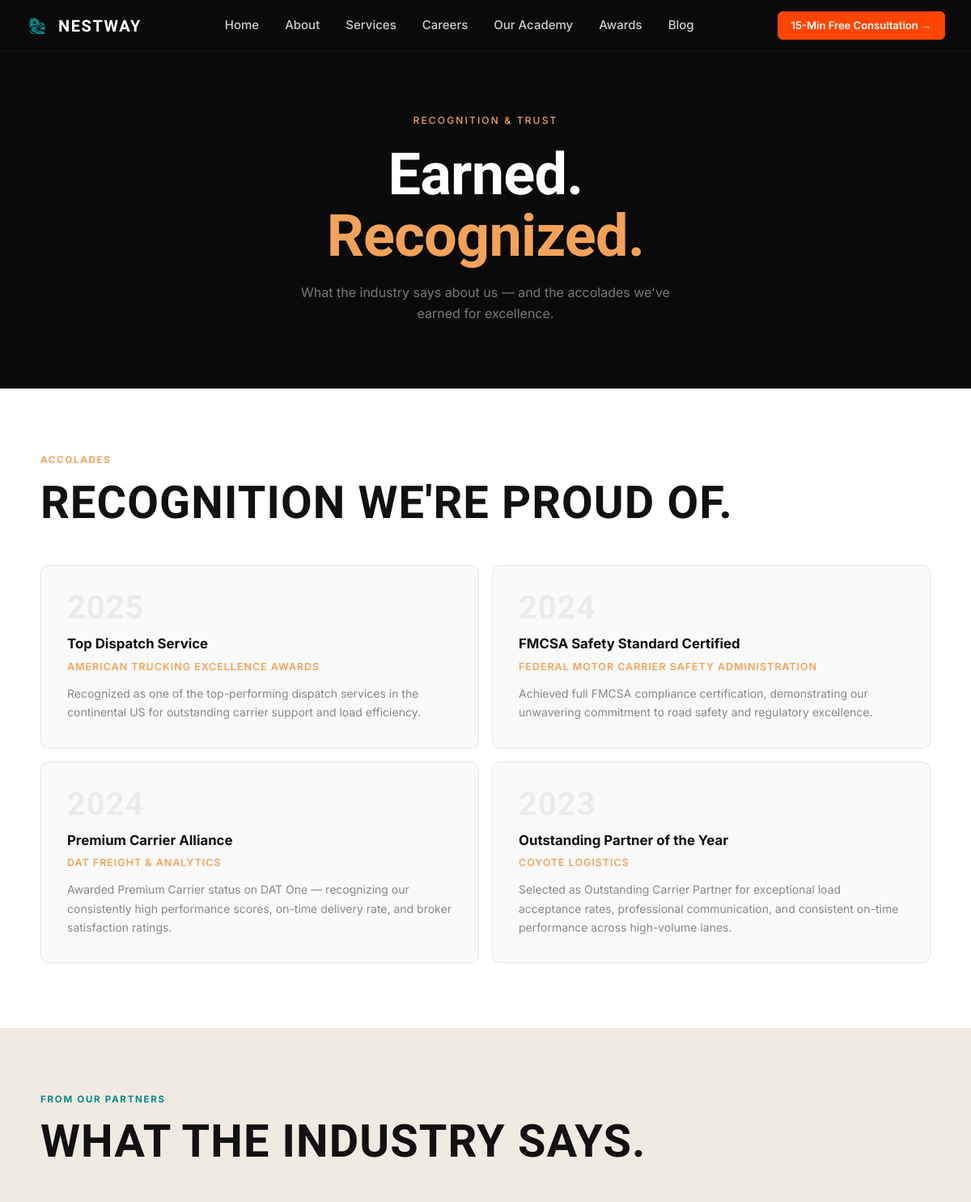
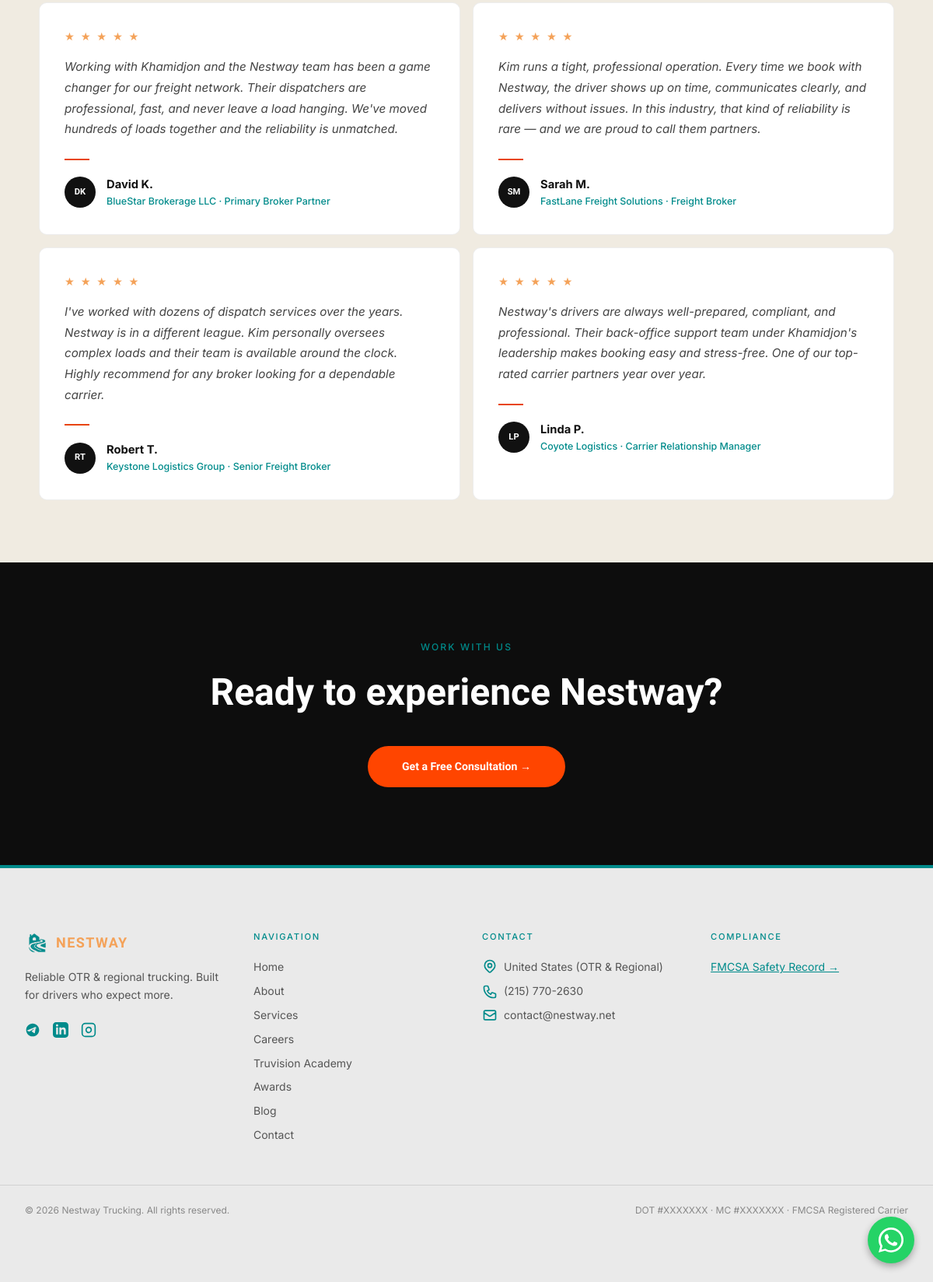
The app's page /awards/ with its own data (2 pictures, top to bottom).
### core/models.py (models this page shows, shortened)
class Award(models.Model):
    title = models.CharField(max_length=255)
    issuer = models.CharField(max_length=255)
    year = models.CharField(max_length=10, blank=True)
    description = models.TextField(blank=True)
    icon_name = models.CharField(
        max_length=50,
        default='award',
        help_text="Name of icon to display, e.g. 'award', 'shield', 'star', 'truck'"
    )
    order = models.IntegerField(default=0)
    is_active = models.BooleanField(default=True)
    class Meta:
        ordering = ['order']
        verbose_name = "Award"
        verbose_name_plural = "Awards"

class PartnerReview(models.Model):
    quote = models.TextField()
    author_name = models.CharField(max_length=255)
    company_name = models.CharField(max_length=255, blank=True)
    relationship = models.CharField(
        max_length=100,
        blank=True,
        help_text="e.g. Primary Broker, Major Shipper"
    )
    initials = models.CharField(max_length=4, blank=True)
    order = models.IntegerField(default=0)
    is_active = models.BooleanField(default=True)
    class Meta:
        ordering = ['order']
        verbose_name = "Partner Review"
        verbose_name_plural = "Partner Reviews"

class SiteSettings(models.Model):
    company_name = models.CharField(max_length=255, default="Nestway")
    tagline = models.CharField(max_length=255, blank=True)
    phone = models.CharField(max_length=50, blank=True)
    email = models.EmailField(blank=True)
    address = models.TextField(blank=True)
    class Meta:
        verbose_name = "Site Settings"
        verbose_name_plural = "Site Settings"
    @classmethod
    def load(cls):
        obj, created = cls.objects.get_or_create(pk=1)
        return obj

### core/views.py (the view)
# urls.py: path('awards/', views.awards, name='awards'),
def awards(request):
    awards_list = list(Award.objects.filter(is_active=True).order_by('order'))
    partner_reviews = list(PartnerReview.objects.filter(is_active=True).order_by('order'))
    return render(request, 'awards.html', {
        'awards': awards_list,
        'partner_reviews': partner_reviews,
    })

### core/templates/awards.html (shortened to what this page needs)
{% extends 'base.html' %}
{% load static %}
{% block content %}
<section class="aw-hero">
    <div class="aw-hero-label">Recognition &amp; Trust</div>
    <h1>Earned.<br><span>Recognized.</span></h1>
    <p class="aw-hero-sub">What the industry says about us — and the accolades we've earned for excellence.</p>
</section>
<section class="aw-awards-section">
    <div class="aw-awards-inner">
        <div class="aw-section-eyebrow">Accolades</div>
        <h2 class="aw-section-title">Recognition we're proud of.</h2>
        <div class="aw-grid">
            {% if awards %}
                {% for award in awards %}
                <div class="aw-card">
                    <div class="aw-card-year">{% if award.year %}{{ award.year }}{% else %}—{% endif %}</div>
                    <div class="aw-card-title">{{ award.title }}</div>
                    <div class="aw-card-issuer">{{ award.issuer }}</div>
                    {% if award.description %}<p class="aw-card-desc">{{ award.description }}</p>{% endif %}
                </div>
                {% endfor %}
            {% endif %}
        </div>
    </div>
</section>
<section class="aw-reviews-section">
    <div class="aw-reviews-inner">
        <div class="aw-section-eyebrow" style="color:#008B8B;">From Our Partners</div>
        <h2 class="aw-section-title" style="color:#111;">What the industry says.</h2>
        {% if partner_reviews %}
        <div class="aw-reviews-grid">
            {% for review in partner_reviews %}
            <div class="aw-review-card">
                <div class="aw-stars">★ ★ ★ ★ ★</div>
                <p class="aw-review-quote">{{ review.quote }}</p>
                <div class="aw-review-divider"></div>
                <div class="aw-review-author">
                    <div class="aw-review-avatar">{{ review.initials }}</div>
                    <div>
                        <div class="aw-review-name">{{ review.author_name }}</div>
                        <div class="aw-review-meta">{{ review.company_name }}{% if review.relationship %} &middot; {{ review.relationship }}{% endif %}</div>
                    </div>
                </div>
            </div>
            {% endfor %}
        </div>
        {% endif %}
    </div>
</section>
<section class="aw-cta">
    <div class="aw-cta-label">Work With Us</div>
    <h2 class="aw-cta-title">Ready to experience Nestway?</h2>
    <a href="{% url 'contact' %}" class="aw-cta-btn">Get a Free Consultation &rarr;</a>
</section>
{% endblock %}

### core/templates/base.html (shortened to what this page needs)
{% load static %}
<!DOCTYPE html>
<html lang="en" class="scroll-smooth">
<head>
    <link href="{% static 'css/output.css' %}" rel="stylesheet">
    <link rel="stylesheet" href="{% static 'css/custom.css' %}">
</head>
<body class="bg-gray-50 text-[#1a1a1a] font-sans antialiased flex flex-col min-h-screen"
      x-data="{
          lastScroll: 0,
          scrolled: false,
          mobileMenuOpen: false
      }"
      @scroll.window="scrolled = window.scrollY >= 80;"
      :class="mobileMenuOpen ? 'overflow-hidden' : ''">
    <div :style="scrolled ? 'backdrop-filter: blur(20px); -webkit-backdrop-filter: blur(20px); border-bottom: 1px solid rgba(255, 255, 255, 0.06); background: rgba(10,10,10,0.85);' : 'backdrop-filter: blur(0px); -webkit-backdrop-filter: blur(0px); border-bottom: 1px solid transparent; background: transparent;'"
      class="fixed top-0 left-0 right-0 w-full z-[100] transition-all duration-300 h-[56px] md:h-[64px] flex items-center">
        <div class="max-w-7xl w-full mx-auto px-4 sm:px-6 lg:px-8 nav-container-override flex justify-between items-center h-full">
            <a href="{% url 'index' %}" class="flex items-center gap-3 no-underline">
                <img src="{% static 'images/logo.png' %}" alt="Nestway Logo" class="h-[28px] nav-logo-override w-auto">
                <span class="text-white tracking-[0.08em] font-[700] text-[20px] nav-brand-override" style="font-family: 'Unbounded', sans-serif;">NESTWAY</span>
            </a>
            <nav class="hidden md:flex items-center gap-6 lg:gap-8">
                <a href="{% url 'index' %}" class="text-white/80 hover:text-white font-medium text-[14px] lg:text-[15px] transition-colors" style="font-family: 'Inter', sans-serif;">Home</a>
                <a href="{% url 'about' %}" class="text-white/80 hover:text-white font-medium text-[14px] lg:text-[15px] transition-colors" style="font-family: 'Inter', sans-serif;">About</a>
                <a href="{% url 'services' %}" class="text-white/80 hover:text-white font-medium text-[14px] lg:text-[15px] transition-colors" style="font-family: 'Inter', sans-serif;">Services</a>
                <a href="{% url 'careers' %}" class="text-white/80 hover:text-white font-medium text-[14px] lg:text-[15px] transition-colors" style="font-family: 'Inter', sans-serif;">Careers</a>
                <a href="{% url 'truvision' %}" class="text-white/80 hover:text-white font-medium text-[14px] lg:text-[15px] transition-colors" style="font-family: 'Inter', sans-serif;">Our Academy</a>
                <a href="{% url 'awards' %}" class="text-white/80 hover:text-white font-medium text-[14px] lg:text-[15px] transition-colors" style="font-family: 'Inter', sans-serif;">Awards</a>
                <a href="{% url 'blog' %}" class="text-white/80 hover:text-white font-medium text-[14px] lg:text-[15px] transition-colors" style="font-family: 'Inter', sans-serif;">Blog</a>
            </nav>
            <div class="hidden md:block">
                <a href="{% url 'contact' %}" class="inline-flex items-center justify-center text-[13px] font-[600] px-[16px] py-[7px] rounded-[6px] transition-all duration-150 no-underline" style="font-family: 'Inter', sans-serif; border: 1.5px solid #FF4500; color: #ffffff; background: #FF4500;" onmouseover="this.style.background='#D63A00'; this.style.borderColor='#D63A00';" onmouseout="this.style.background='#FF4500'; this.style.borderColor='#FF4500';">
                    15-Min Free Consultation &rarr;
                </a>
            </div>
        </div>
        </div>
    <main class="flex-grow">
        {% block content %}{% endblock %}
    </main>
    <footer style="background: #EAEAEA; font-family: 'Inter', sans-serif; border-top: 4px solid #008B8B; padding-top: 80px; padding-bottom: 60px;" class="m-section-pad mt-auto">
        <div class="max-w-7xl mx-auto px-4 sm:px-6 lg:px-8 grid grid-cols-1 sm:grid-cols-2 md:grid-cols-4 gap-8 md:gap-10 mb-12">
            <div class="md:col-span-1">
                <a href="{% url 'index' %}" class="flex items-center gap-2 mb-4 no-underline">
                    <img src="{% static 'images/logo.png' %}" alt="Nestway Logo" class="h-[32px] w-auto">
                    <span class="tracking-[0.08em] font-[700] text-[18px]" style="font-family: 'Unbounded', sans-serif; color: #F4A259;">NESTWAY</span>
                </a>
                <p style="color: #555; font-size: 14px; line-height: 1.65;">Reliable OTR &amp; regional trucking. Built for drivers who expect more.</p>
                <div class="flex gap-4" style="margin-top: 24px;">
                    <a href="https://t.me/nestwaylc" target="_blank" rel="noopener noreferrer" aria-label="Telegram" style="color: #008B8B; transition: opacity 0.2s;" onmouseover="this.style.opacity='0.7'" onmouseout="this.style.opacity='1'">
                    </a>
                    <a href="https://www.linkedin.com/search/results/all/?keywords=nestway&amp;origin=RICH_QUERY_SUGGESTION&amp;heroEntityKey=urn%3Ali%3Aorganization%3A107324053&amp;position=0" target="_blank" rel="noopener noreferrer" aria-label="LinkedIn" style="color: #008B8B; transition: opacity 0.2s;" onmouseover="this.style.opacity='0.7'" onmouseout="this.style.opacity='1'">
                    </a>
                    <a href="https://www.instagram.com/nestwaylc/" target="_blank" rel="noopener noreferrer" aria-label="Instagram" style="color: #008B8B; transition: opacity 0.2s;" onmouseover="this.style.opacity='0.7'" onmouseout="this.style.opacity='1'">
                        <svg class="w-5 h-5" fill="none" stroke="currentColor" stroke-width="2" viewBox="0 0 24 24"><rect x="2" y="2" width="20" height="20" rx="5" ry="5"/><path d="M16 11.37A4 4 0 1112.63 8 4 4 0 0116 11.37z"/><line x1="17.5" y1="6.5" x2="17.51" y2="6.5"/></svg>
                    </a>
                </div>
            </div>
            <div>
                <div style="font-family: 'Inter', sans-serif; font-weight: 500; font-size: 0.7rem; letter-spacing: 0.15em; text-transform: uppercase; color: #008B8B; margin-bottom: 16px;">Navigation</div>
                <ul class="text-sm" style="color: #555; line-height: 2.2;">
                    <li><a href="{% url 'index' %}" style="color: #555; text-decoration: none; transition: color 0.2s;" onmouseover="this.style.color='#0D0D0D'" onmouseout="this.style.color='#555'">Home</a></li>
                    <li><a href="{% url 'about' %}" style="color: #555; text-decoration: none; transition: color 0.2s;" onmouseover="this.style.color='#0D0D0D'" onmouseout="this.style.color='#555'">About</a></li>
                    <li><a href="{% url 'services' %}" style="color: #555; text-decoration: none; transition: color 0.2s;" onmouseover="this.style.color='#0D0D0D'" onmouseout="this.style.color='#555'">Services</a></li>
                    <li><a href="{% url 'careers' %}" style="color: #555; text-decoration: none; transition: color 0.2s;" onmouseover="this.style.color='#0D0D0D'" onmouseout="this.style.color='#555'">Careers</a></li>
                    <li><a href="{% url 'truvision' %}" style="color: #555; text-decoration: none; transition: color 0.2s;" onmouseover="this.style.color='#0D0D0D'" onmouseout="this.style.color='#555'">Truvision Academy</a></li>
                    <li><a href="{% url 'awards' %}" style="color: #555; text-decoration: none; transition: color 0.2s;" onmouseover="this.style.color='#0D0D0D'" onmouseout="this.style.color='#555'">Awards</a></li>
                    <li><a href="{% url 'blog' %}" style="color: #555; text-decoration: none; transition: color 0.2s;" onmouseover="this.style.color='#0D0D0D'" onmouseout="this.style.color='#555'">Blog</a></li>
                    <li><a href="{% url 'contact' %}" style="color: #555; text-decoration: none; transition: color 0.2s;" onmouseover="this.style.color='#0D0D0D'" onmouseout="this.style.color='#555'">Contact</a></li>
                </ul>
            </div>
            <div>
                <div style="font-family: 'Inter', sans-serif; font-weight: 500; font-size: 0.7rem; letter-spacing: 0.15em; text-transform: uppercase; color: #008B8B; margin-bottom: 16px;">Contact</div>
                <ul class="text-sm" style="color: #555; line-height: 2.2;">
                    {% if site_settings.address %}
                    <li class="flex items-start gap-2">
                        <span style="color: #555;">{{ site_settings.address }}</span>
                    </li>
                    {% endif %}
                    {% if site_settings.phone %}
                    <li class="flex items-center gap-2">
                        <a href="tel:{{ site_settings.phone }}" style="color: #555; text-decoration: none; transition: color 0.2s;" onmouseover="this.style.color='#0D0D0D'" onmouseout="this.style.color='#555'">{{ site_settings.phone }}</a>
                    </li>
                    {% endif %}
                    {% if site_settings.email %}
                    <li class="flex items-center gap-2">
                        <svg style="width: 20px; height: 20px; flex-shrink: 0; color: #008B8B;" fill="none" stroke="currentColor" viewBox="0 0 24 24"><path stroke-linecap="round" stroke-linejoin="round" stroke-width="2" d="M3 8l7.89 5.26a2 2 0 002.22 0L21 8M5 19h14a2 2 0 002-2V7a2 2 0 00-2-2H5a2 2 0 00-2 2v10a2 2 0 002 2z"></path></svg>
                        <a href="mailto:{{ site_settings.email }}" style="color: #555; text-decoration: none; transition: color 0.2s;" onmouseover="this.style.color='#0D0D0D'" onmouseout="this.style.color='#555'">{{ site_settings.email }}</a>
                    </li>
                    {% endif %}
                </ul>
            </div>
            <div>
                <div style="font-family: 'Inter', sans-serif; font-weight: 500; font-size: 0.7rem; letter-spacing: 0.15em; text-transform: uppercase; color: #008B8B; margin-bottom: 16px;">Compliance</div>
                <ul class="text-sm" style="color: #777; line-height: 2.2;">
                    <li>
                        <a href="https://safer.fmcsa.dot.gov/" target="_blank" rel="noopener noreferrer" style="color: #008B8B; text-decoration: underline; transition: opacity 0.2s;" onmouseover="this.style.opacity='0.7'" onmouseout="this.style.opacity='1'">
                            FMCSA Safety Record &rarr;
                        </a>
                    </li>
                </ul>
            </div>
        </div>
        <div class="max-w-7xl mx-auto px-4 sm:px-6 lg:px-8 flex flex-col md:flex-row justify-between items-center gap-4 text-xs" style="border-top: 1px solid rgba(0,0,0,0.1); color: #888; padding-top: 24px; padding-bottom: 24px;">
            <span>&copy; {% now "Y" %} {{ site_settings.company_name|default:"Nestway" }} Trucking. All rights reserved.</span>
            <span>DOT #XXXXXXX &middot; MC #XXXXXXX &middot; FMCSA Registered Carrier</span>
        </div>
    </footer>
    <a href="https://wa.me/1234567890" target="_blank" rel="noopener noreferrer" class="whatsapp-float">
    </a>
</body>
</html>

### records on screen
Award: title "Top Dispatch Service", issuer "AMERICAN TRUCKING EXCELLENCE AWARDS", description "Recognized as one of the top-performing dispatch services in the continental US for outstanding carrier support and load efficiency."
Award: title "FMCSA Safety Standard Certified", issuer "FEDERAL MOTOR CARRIER SAFETY ADMINISTRATION", description "Achieved full FMCSA compliance certification, demonstrating our unwavering commitment to road safety and regulatory excellence."
Award: title "Premium Carrier Alliance", issuer "DAT FREIGHT & ANALYTICS", description "Awarded Premium Carrier status on DAT One — recognizing our consistently high performance scores, on-time delivery rate, and broker satisfaction ratings."
Award: title "Outstanding Partner of the Year", issuer "COYOTE LOGISTICS", description "Selected as Outstanding Carrier Partner for exceptional load acceptance rates, professional communication, and consistent on-time performance across high-volume lanes."
PartnerReview: quote "Working with Khamidjon and the Nestway team has been a game changer for our freight network. Their dispatchers are professional, fast, and never leave a load hanging. We've moved hundreds of loads together and the reliability is unmatched.", initials "DK", author_name "David K.", company_name "BlueStar Brokerage LLC", relationship "Primary Broker Partner"
PartnerReview: quote "Kim runs a tight, professional operation. Every time we book with Nestway, the driver shows up on time, communicates clearly, and delivers without issues. In this industry, that kind of reliability is rare — and we are proud to call them partners.", initials "SM", author_name "Sarah M.", company_name "FastLane Freight Solutions", relationship "Freight Broker"
PartnerReview: quote "I've worked with dozens of dispatch services over the years. Nestway is in a different league. Kim personally oversees complex loads and their team is available around the clock. Highly recommend for any broker looking for a dependable carrier.", initials "RT", author_name "Robert T.", company_name "Keystone Logistics Group", relationship "Senior Freight Broker"
PartnerReview: quote "Nestway's drivers are always well-prepared, compliant, and professional. Their back-office support team under Khamidjon's leadership makes booking easy and stress-free. One of our top-rated carrier partners year over year.", initials "LP", author_name "Linda P.", company_name "Coyote Logistics", relationship "Carrier Relationship Manager"
SiteSettings: address "United States (OTR & Regional)", phone "(215) 770-2630", email "contact@nestway.net", company_name "Nestway"
